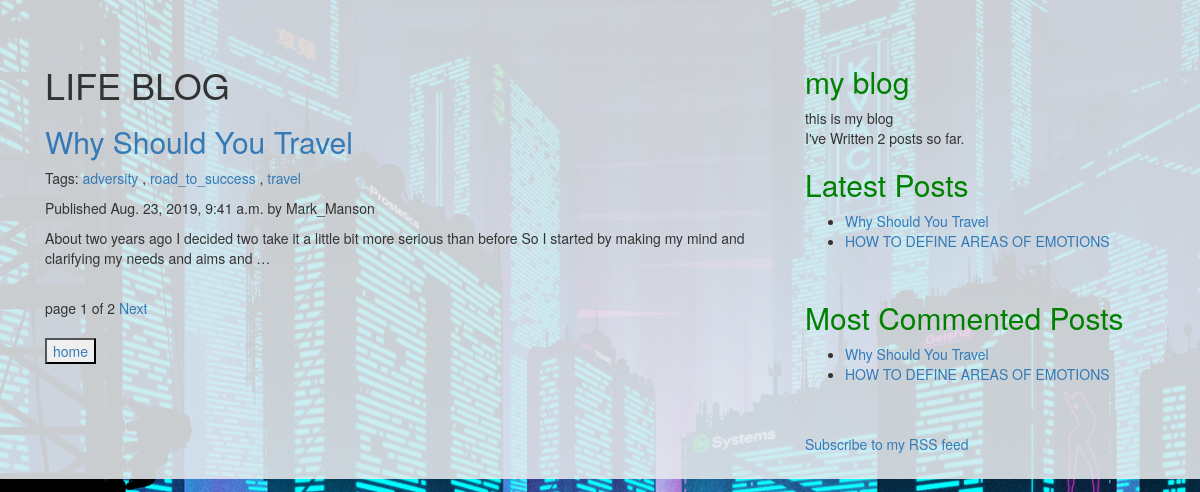
Screenshot of /blog/ with the database file from the repository.
### blog/models.py (models this page shows, shortened)
class Post(models.Model):
    STATUS_CHOICES = (
        ('draft' , 'Draft'),
        ('published' , 'Published'),
    )
    title = models.CharField(max_length = 250)
    slug = models.SlugField(max_length = 250 , unique_for_date = 'publish')
    author = models.ForeignKey(User, on_delete = models.CASCADE, related_name = 'blog_posts')
    body = models.TextField()
    publish = models.DateTimeField(default = timezone.now)
    created = models.DateTimeField(auto_now_add = True)
    updated = models.DateTimeField(auto_now = True)
    status = models.CharField(max_length = 10 , choices = STATUS_CHOICES , default = 'draft')
    objects = models.Manager()
    published = PublishedManager()
    tags = TaggableManager()
    class Meta:
        ordering = ('-publish',)
    def get_absolute_url(self):
        return reverse('blog:post_details', args=[self.publish.year,
                                                    self.publish.strftime('%m'),
                                                    self.publish.strftime('%d'),
                                                    self.slug])

### blog/views.py (the view)
# urls.py: url(r'^tag/(?P<tag_slug>[-\w]+)/$' , views.post_list , name = 'post_list_by_tag'),
def post_list(request , tag_slug = None):
    object_list = Post.published.all()
    tag = None
    if tag_slug:
        tag = get_object_or_404(Tag , slug = tag_slug )
        object_list = object_list.filter(tags__in = [tag])
    paginator = Paginator(object_list,1)
    page = request.GET.get('page')
    try:
        posts = paginator.page(page)
    except PageNotAnInteger:
        posts = paginator.page(1)
    except EmptyPage:
        posts = paginator.page(paginator.num_pages)
    return render(request , 'blog/post/posts_list.html' , { 'page' : page,
                                                            'posts' : posts,
                                                            'tag' : tag})

### blog/models.py (called while the page is built)
    def get_queryset(self):
        return super(PublishedManager, self).get_queryset().filter(status = 'published')

### blog/templatetags/blog_tags.py (called while the page is built)
@register.simple_tag
def total_posts():
    return Post.published.count()

@register.inclusion_tag('blog/post/latest_posts.html')
def show_latest_posts(count = 5):
    latest_posts = Post.published.order_by('-publish')[:count]
    return {'latest_posts' : latest_posts}

@register.simple_tag
def get_most_commented_posts(count = 5):
    return Post.published.annotate(total_comments = Count('comments')).order_by('-total_comments')[:count]

### blog/templates/blog/post/posts_list.html (shortened to what this page needs)
{% extends "blog/base.html" %}
{% block content %}
    <h1>LIFE BLOG</h1>
    {% for post in posts %}
      <h2><a href="{{ post.get_absolute_url }}">{{ post.title }}</a></h2>
      <p class="tags">
        Tags:
        {% for tag in post.tags.all %}
          <a href="{% url "blog:post_list_by_tag" tag.slug %}">{{ tag.name }}</a>
          {% if not forloop.last %}, {% endif %}
        {% endfor %}
      </p>
      <p class="date">Published {{ post.publish }} by {{ post.author }}</p>
      {{ post.body|truncatewords:30|linebreaks }}
    {% endfor %}
    {% include "blog/pagination.html" with page=posts %}
{% endblock %}

### blog/templates/blog/base.html (shortened to what this page needs)
{% load staticfiles %}
{% load static %}
{% load blog_tags %}
<!DOCTYPE html>
<html lang="en" dir="ltr">
  <head>
    <link rel="stylesheet" href="https://stackpath.bootstrapcdn.com/bootstrap/4.3.1/css/bootstrap.min.css">
    <link rel="stylesheet" href="//maxcdn.bootstrapcdn.com/bootstrap/3.2.0/css/bootstrap.min.css">
    <link rel="stylesheet" href="//maxcdn.bootstrapcdn.com/bootstrap/3.2.0/css/bootstrap-theme.min.css">
    <link rel="stylesheet" href="static/css/base.css"  >
  </head>
  <body class="p-4">
    <div class="container" style="margin-top:30px">
      <div class="row">
        <div class="col-sm-8 ">
          <div id="content">
            {% block content %}
            {% endblock %}
            <br>
            <a href="{% url "blog:post_list" %}"><button type="button" name="home" >home</button></a>
          </div>
        </div>
        <div class="col-sm-4">
          <div id="sidenav">
            <h2>my blog</h2>
            <p>
              this is my blog
              <br>
              I've Written {% total_posts %} posts so far.
              <br>
              <h2>Latest Posts</h2>
              {% show_latest_posts 3 %}
              <br>
              <h2>Most Commented Posts</h2>
              {% get_most_commented_posts as most_commented_posts %}
              <ul>
                {% for post in most_commented_posts %}
                  <li><a href="{{ post.get_absolute_url }}">{{ post.title }}</a></li>
                {% endfor %}
              </ul>
              <br>
              <br>
              <p>
                <a href="{% url "blog:post_feed" %}">Subscribe to my RSS feed</a>
              </p>
            </p>
          </div>
        </div>
      </div>
    </div>
  </body>
</html>

### blog/templates/blog/pagination.html (shortened to what this page needs)
<div class="pagination">
  <span class="step-links">
    <span class="current">
      page {{ page.number }} of {{ page.paginator.num_pages }}
    </span>
    {% if page.has_next %}
      <a href="?page={{ page.next_page_number }}">Next</a>
    {% endif %}
  </span>
</div>

### blog/templates/blog/post/latest_posts.html
<ul>
  {% for post in latest_posts %}
    <li>
      <a href="{{ post.get_absolute_url }}">{{ post.title }}</a>
    </li>
  {% endfor %}
</ul>

### blog/static/css/base.css (style rules this page uses)
body { background-color: #e9ecefde; }
html { width:100% padding:70px 0px 70px 0px; background-image: url('../images/2.jpg'); background-repeat: no-repeat; background-size: cover; height: 100%; }
h2 { color: green; }

### rows the page displays
Post: title "Why Should You Travel", publish "Aug. 23, 2019, 9:41 a.m.", author "Mark_Manson", body "About two years ago I decided two take it a little bit more serious than before So I started by making my mind and clarifying my needs and aims and …"
Tag: name "adversity"
Tag: name "road_to_success"
Tag: name "travel"
Post: title "HOW TO DEFINE AREAS OF EMOTIONS"

### other values shown
{{ page.number }} "1"
{{ page.paginator.num_pages }} "2"
